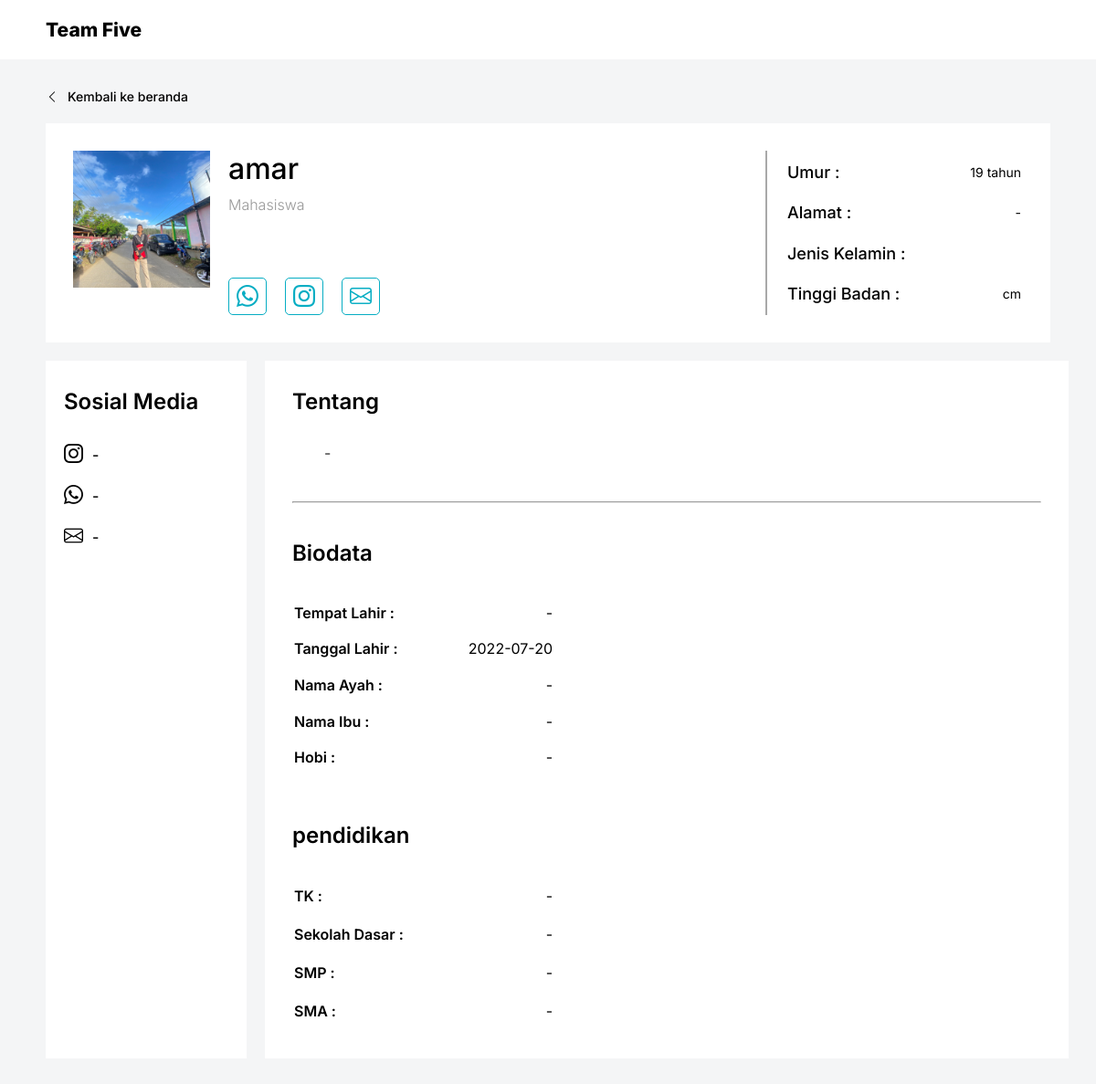
The app's page /detail.php?id=4 with its own data.
### tables this page shows
CREATE TABLE `user` (
  `id` int(11) NOT NULL,
  `nama` varchar(100) NOT NULL,
  `gambar` varchar(100) NOT NULL,
  `pekerjaan` varchar(100) NOT NULL,
  `umur` int(11) NOT NULL,
  `alamat` varchar(150) NOT NULL,
  `jenis_kelamin` varchar(100) NOT NULL,
  `tinggi_badan` varchar(100) NOT NULL,
  `tentang` text NOT NULL,
  `tempat_lahir` varchar(100) NOT NULL,
  `tanggal_lahir` date NOT NULL,
  `nama_ayah` varchar(100) NOT NULL,
  `nama_ibu` varchar(100) NOT NULL,
  `hobi` varchar(100) NOT NULL,
  `tk` varchar(100) NOT NULL,
  `sd` varchar(100) NOT NULL,
  `smp` varchar(100) NOT NULL,
  `sma` varchar(100) NOT NULL,
  `ig` varchar(100) DEFAULT NULL,
  `email` varchar(100) NOT NULL,
  `wa` varchar(100) DEFAULT NULL,
  `tanggal_dibuat` date DEFAULT NULL,
  `tanggal_diubah` date DEFAULT NULL
);

### detail.php (the view, shortened to what this page needs)
<?php
    $id = $_GET['id'];
    $db = mysqli_connect('localhost', 'root', '', 'biodata_db');
    $member = mysqli_query($db, "SELECT * FROM user WHERE id = $id");
    $member = mysqli_fetch_assoc($member);
?>
<!DOCTYPE html>
<html lang="en">
<head>
    <link rel="stylesheet" href="https://cdn.jsdelivr.net/npm/bootstrap-icons@1.8.3/font/bootstrap-icons.css">
    <link rel="stylesheet" href="css/detail.css">
</head>
<body>
    <nav>
        <h1>Team Five</h1>
    </nav>
    <div class="wrapper">
        <a class="back" href="./index.php"><i class="bi bi-chevron-left"></i>Kembali ke beranda </a>
        <section class="top-section">
            <img src="./img/<?= $member['gambar'] ?>" alt="" class="image">
            <div class="group-1">
                <p class="name"><?= $member['nama'] ?></p>
                <p class="job"><?= $member['pekerjaan'] ?></p>
                <div class="btn-group">
                    <div class="icon">
                        <i class="wa bi bi-whatsapp"></i>
                    </div>
                    <div class="icon">
                        <a href="https://www.instagram.com/<?= $member['ig'] ?>" target="_blank">
                            <i class="bi bi-instagram"></i>
                        </a>
                    </div>
                    <div class="icon">
                        <a href="mailto: <?= $member['email'] ?>">
                            <i class="bi bi-envelope"></i>
                        </a>
                    </div>
                </div>
            </div>
            <div class="group-2">
                <table>
                    <tr>
                        <td>Umur :</td>
                        <td><?= $member['umur'] ?> tahun</td>
                    </tr>
                    <tr>
                        <td>Alamat :</td>
                        <td><?= $member['alamat'] ?></td>
                    </tr>
                    <tr>
                        <td>Jenis Kelamin :</td>
                        <td><?= $member['jenis_kelamin'] ?></td>
                    </tr>
                    <tr>
                        <td>Tinggi Badan :</td>
                        <td><?= $member['tinggi_badan'] ?> cm</td>
                    </tr>
                </table>
            </div>
        </section>
        <section class="bottom-section">
            <div class="left-side">
                <p class="sosmed">Sosial Media</p>
                <p class="sosmed-list ig"><i class="bi bi-instagram"></i><?= $member['ig'] ?></p>
                <p class="sosmed-list wa"><i class="bi bi-whatsapp"></i><?= $member['wa'] ?></p>
                <p class="sosmed-list email"><i class="bi bi-envelope"></i><?= $member['email'] ?></p>
            </div>
            <div class="right-side">
                <h4>Tentang</h4>
                <p class="desc">
                <?= $member['tentang'] ?>
                </p>
                <hr>
                <h4>Biodata</h4>
                <table class="biodata" >
                    <tr>
                        <td>Tempat Lahir :</td>
                        <td><?= $member['tempat_lahir'] ?></td>
                    </tr>
                    <tr>
                        <td>Tanggal Lahir :</td>
                        <td><?= $member['tanggal_lahir'] ?></td>
                    </tr>
                    <tr>
                        <td>Nama Ayah :</td>
                        <td><?= $member['nama_ayah'] ?></td>
                    </tr>
                    <tr>
                        <td>Nama Ibu :</td>
                        <td><?= $member['nama_ibu'] ?></td>
                    </tr>
                    <tr>
                        <td>Hobi :</td>
                        <td><?= $member['hobi'] ?></td>
                    </tr>
                </table>
                <h4>pendidikan</h4>
                <table class="pendidikan" >
                    <tr>
                        <td>TK :</td>
                        <td><?= $member['tk'] ?></td>
                    </tr>
                    <tr>
                        <td>Sekolah Dasar :</td>
                        <td><?= $member['sd'] ?></td>
                    </tr>
                    <tr>
                        <td>SMP :</td>
                        <td><?= $member['smp'] ?></td>
                    </tr>
                    <tr>
                        <td>SMA :</td>
                        <td><?= $member['sma'] ?></td>
                    </tr>
                </table>
            </div>
        </section>
    </div>
</body>
</html>

### css/detail.css (style rules this page uses)
* { padding: 0; margin: 0; font-family: 'Inter', sans-serif; }
body { background-color: #F4F5F6; }
nav { padding: 20px 50px; background-color: white; display: flex; justify-content: space-between; align-items: center; }
nav h1 { background-color: white; font-size: 21px; font-family: 'Inter', sans-serif; font-weight: 800; }
.wrapper { padding: 30px 50px; }
.wrapper a.back { font-size: 14px; font-weight: 500; text-decoration: none; color: #000; }
.wrapper a.back > i { font-weight: 500; margin-right: 10px; }
section.top-section { margin-top: 20px; width: 100%; height: 30vh; background-color: #fff; padding: 30px; box-sizing: border-box; display: flex; }
section.top-section .group-1 { margin-left: 20px; display: flex; flex-direction: column; border-right: 2px solid #A8A8A8; flex-grow: 1; }
section.top-section img { width: 150px; height: 150px; object-fit: cover; }
section.top-section .name { font-size: 32px; font-weight: 500; margin: 0; }
section.top-section .job { font-weight: 300; color: #989898; margin-top: 10px; flex-grow: 1; }
section.top-section .group-1 .btn-group { display: flex; }
section.top-section .group-1 .btn-group i { color: #06ADC3; font-size: 24px; }
section.top-section .group-1 .btn-group .icon { border-radius: 5px; padding: 5px 8px; border: 1.5px #06ADC3 solid; }
section.top-section .group-1 .btn-group .icon:nth-child(2) { margin: 0 20px; }
section.top-section .group-2 { margin-left: 20px; width: 25%; }
section.top-section .group-2 table { width: 100%; height: 100%; }
section.top-section .group-2 table tr td { text-align: left; font-weight: 500; font-size: 18px; }
section.top-section .group-2 table tr td:nth-child(2) { font-weight: 400; font-size: 14px; text-align: right; }
section.bottom-section { margin-top: 20px; display: grid; grid-template-columns: 20% 80%; column-gap: 20px; }
section.bottom-section .left-side { padding: 30px 20px; box-sizing: border-box; background-color: #fff; }
section.bottom-section p.sosmed { font-weight: 600; font-family: 'Inter', sans-serif; font-size: 24px; margin-bottom: 30px; }
section.bottom-section p.sosmed-list { margin-bottom: 20px; font-size: 16px; font-weight: 500; word-wrap: break-word; }
section.bottom-section p.sosmed-list > i { font-size: 21px; margin-right: 10px; }
section.bottom-section p.sosmed-list.email { width: 80%; }
section.bottom-section .right-side { background-color: white; padding: 30px; }
section.bottom-section .right-side h4 { font-weight: 600; font-size: 24px; margin-bottom: 30px; }
section.bottom-section .right-side p.desc { line-height: 25px; text-align: justify; text-indent: 35px; color: #2E2E2E; }
section.bottom-section hr { margin: 40px 0; }
section.bottom-section table tr td:nth-child(1) { text-align: left; font-weight: 600; }
section.bottom-section table tr td:nth-child(2) { text-align: right; }
section.bottom-section table.biodata { width: 35%; height: 200px; margin-bottom: 50px; }
section.bottom-section table.pendidikan { width: 35%; height: 170px; }

### records on screen
user: gambar (picture), nama "amar", pekerjaan "Mahasiswa", umur "19", alamat "-", ig "-", wa "-", email "-", tentang "-", tempat_lahir "-", tanggal_lahir "2022-07-20", nama_ayah "-", nama_ibu "-", hobi "-", tk "-", sd "-", smp "-", sma "-"
